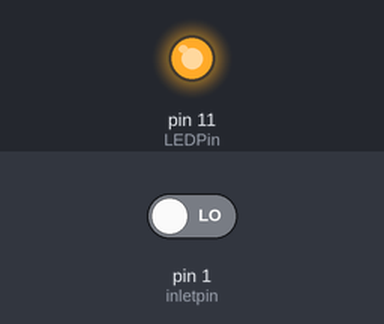
A sketch run on a simulated Arduino Uno, built with avr-gcc and run on an emulated ATmega328P. Parts: output pins drawn as LEDs (lit = HIGH). The test bench sets the inputs (shaded band); at power-on: pin 1 (inletpin) LOW.

Above: at 2.0 s.
At 4.5 s:
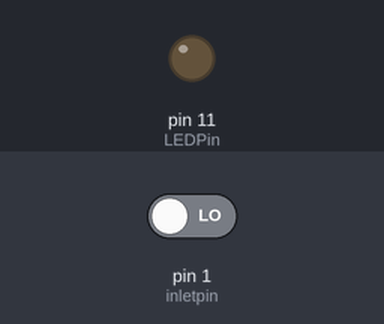
Timing chart, 0 to 6.5 s (numbered marks = the images above):
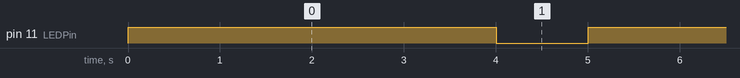

Measured:
- by itself, pin 11 (LEDPin): alternates HIGH for 4.0 s and LOW for 1.0 s

The sketch:

Blink.ino
```cpp
int inletpin=1;
int LEDPin=11;
int val;


// the setup function runs once when you press reset or power the board
void setup() {
  // initialize digital pin LED_BUILTIN as an output.
  pinMode(11, OUTPUT);
  pinMode(inletpin, INPUT);
}

// the loop function runs over and over again forever
void loop() {
val = digitalRead (inletpin);

if (val = HIGH){
  digitalWrite(11, HIGH);
  delay(2000);
}

else{
  digitalWrite(LEDPin, LOW);
}

  digitalWrite(11, HIGH);  // turn the LED on (HIGH is the voltage level)
  delay(2000);                      // wait for a second
  digitalWrite(11, LOW);   // turn the LED off by making the voltage LOW
  delay(1000);                      // wait for a second
}
```
